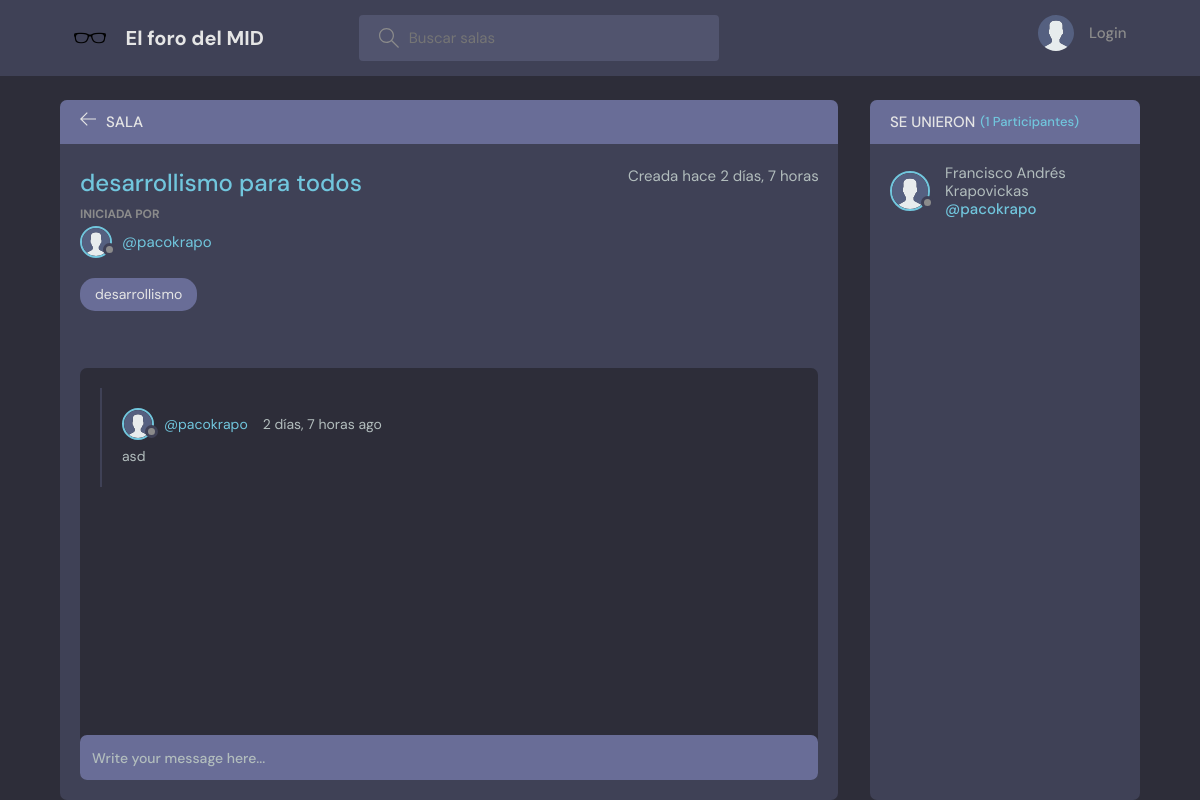
Screenshot of /room/22/ with the database file from the repository.
### base/models.py (models this page shows, shortened)
class Room(models.Model):
    id = models.AutoField(primary_key=True)
    host = models.ForeignKey(User, on_delete=models.SET_NULL, null=True)
    topic = models.ForeignKey(Topic, on_delete=models.SET_NULL, null=True)
    name = models.CharField(max_length=200)
    description = models.TextField(null=True, blank=True)
    participants = models.ManyToManyField(
        User, related_name='participants', blank=True)
    updated = models.DateTimeField(auto_now=True)
    created = models.DateTimeField(auto_now_add=True)
    class Meta:
        ordering = ['-updated', '-created']

class User(AbstractUser):
    id = models.AutoField(primary_key=True)
    name = models.CharField(max_length=200, null=True)
    email = models.EmailField(unique=True, null=True)
    bio = models.TextField(null=True)
    avatar = models.ImageField(null=True, upload_to='avatars/', default="avatar.svg")
    username = models.CharField(max_length=150, unique=True)
    USERNAME_FIELD = 'email'  # Utiliza 'email' para la autenticación
    REQUIRED_FIELDS = []  # No requiere campos adicionales al registrar
    objects = CustomUserManager()

class Topic(models.Model):
    id = models.AutoField(primary_key=True)
    name = models.CharField(max_length=200)
    def __str__(self):
        return self.name

class Message(models.Model):
    id = models.AutoField(primary_key=True)
    user = models.ForeignKey(User, on_delete=models.CASCADE)
    room = models.ForeignKey(Room, on_delete=models.CASCADE)
    body = models.TextField()
    updated = models.DateTimeField(auto_now=True)
    created = models.DateTimeField(auto_now_add=True)
    class Meta:
        ordering = ['-updated', '-created']

### base/views.py (the view, shortened to what this page needs)
# urls.py: path('room/<str:pk>/', views.room, name="room"),
def room(request, pk):
    room = Room.objects.get(id=pk)
    room_messages = room.message_set.all()
    participants = room.participants.all()
    context = {'room': room, 'room_messages': room_messages,
               'participants': participants}
    return render(request, 'base/room.html', context)

### base/templates/base/room.html (shortened to what this page needs)
{% extends 'main.html' %}
{% block content %}
<main class="profile-page layout layout--2">
  <div class="container">
    <div class="room">
      <div class="room__top">
        <div class="room__topLeft">
          <a href="{% url 'home' %}">
            <svg version="1.1" xmlns="http://www.w3.org/2000/svg" width="32" height="32" viewBox="0 0 32 32">
              <title>arrow-left</title>
              <path
                d="M13.723 2.286l-13.723 13.714 13.719 13.714 1.616-1.611-10.96-10.96h27.625v-2.286h-27.625l10.965-10.965-1.616-1.607z">
              </path>
            </svg>
          </a>
          <h3>Sala</h3>
        </div>
      </div>
      <div class="room__box scroll">
        <div class="room__header scroll">
          <div class="room__info">
            <h3>{{room.name}}</h3>
            <span>Creada hace {{room.created|timesince}}</span>
          </div>
          <div class="room__hosted">
            <p>Iniciada por </p>
            <a href="{% url 'user-profile' room.host.id %}" class="room__author">
              <div class="avatar avatar--small">
                <img src="{{room.host.avatar.url}}" />
              </div>
              <span>@{{room.host.username}}</span>
            </a>
          </div>
          <span class="room__topics">{{room.topic}}</span>
        </div>
        <div class="room__conversation">
          <div class="threads scroll">
            {% for message in room_messages %}
            <div class="thread">
              <div class="thread__top">
                <div class="thread__author">
                  <a href="{% url 'user-profile' message.user.id %}" class="thread__authorInfo">
                    <div class="avatar avatar--small">
                      <img src="{{message.user.avatar.url}}" />
                    </div>
                    <span>@{{message.user.username}}</span>
                  </a>
                  <span class="thread__date">{{message.created|timesince}} ago</span>
                </div>
              </div>
              <div class="thread__details">
                {{message.body}}
              </div>
            </div>
            {% endfor %}
          </div>
        </div>
      </div>
      <div class="room__message">
        <form action="" method="POST">
          <input name="body" placeholder="Write your message here..." />
        </form>
      </div>
    </div>
    <div class="participants">
      <h3 class="participants__top">Se unieron <span>({{participants.count}} Participantes)</span></h3>
      <div class="participants__list scroll">
        {% for user in participants %}
        <a href="{%  url 'user-profile' user.id %}" class="participant">
          <div class="avatar avatar--medium">
            <img src="{{user.avatar.url}}" />
          </div>
          <p>
            {{user.name}}
            <span>@{{user.username}}</span>
          </p>
        </a>
        {% endfor %}
      </div>
    </div>
  </div>
</main>
{% endblock content %}

### rows the page displays
Room: name "desarrollismo para todos", created "2 días, 7 horas", host.avatar (placeholder picture), host.username "pacokrapo", topic "desarrollismo"
Message: user.avatar (placeholder picture), user.username "pacokrapo", created "2 días, 7 horas", body "asd"
User: avatar (placeholder picture), name "Francisco Andrés Krapovickas", username "pacokrapo"

### other values shown
{{ participants.count }} "1"
